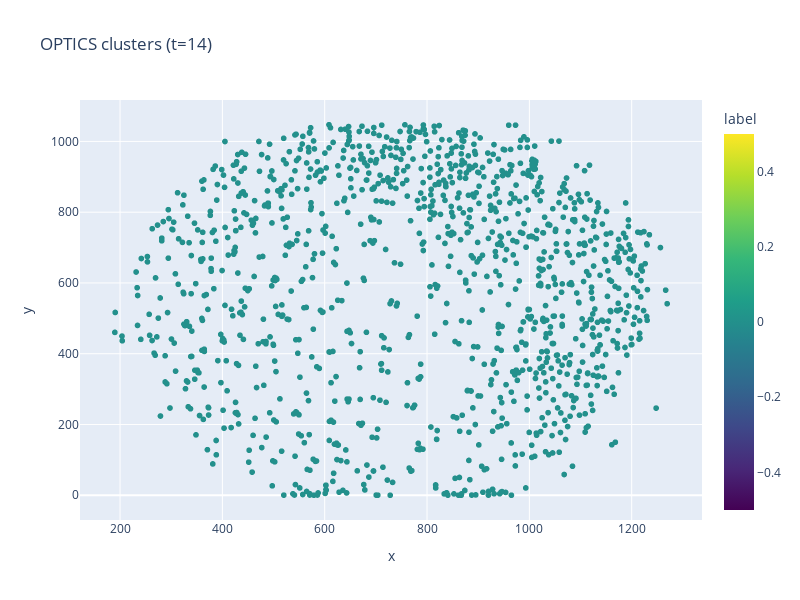

Notebook code for this chart:
### Code cell
import numpy as np
import pandas as pd
import plotly.express as px
from sklearn.cluster import OPTICS, cluster_optics_dbscan

# pull data for a single timepoint
t_ind = 14
t_df = nucleus_df.loc[nucleus_df["t"] == t_ind].copy()

# convert angles to radians for haversine distance
U = t_df[["theta", "phi"]].to_numpy()
U_rad = np.radians(U)

# ------------------------------------------------------------
# OPTICS clustering on the sphere (haversine metric)
# ------------------------------------------------------------
# max_eps sets the largest neighborhood considered.
# Smaller => restricts to finer density scales.
# xi controls how sharp a valley in reachability must be
# to define a separate cluster (larger => fewer clusters).

optics_model = OPTICS(
    min_samples=25,
    max_eps=np.deg2rad(20),   # maximum angular neighborhood
    metric="haversine",
    xi=0.1,                  # steepness threshold for cluster detection
    min_cluster_size=30,
    cluster_method="xi",
    n_jobs=-1,
)

optics_model.fit(U_rad)

# Extract DBSCAN-like labels at an angular epsilon of ~0.5°
eps_rad = np.deg2rad(0.5)
labels = cluster_optics_dbscan(
    reachability=optics_model.reachability_,
    core_distances=optics_model.core_distances_,
    ordering=optics_model.ordering_,
    eps=eps_rad,
)

# ------------------------------------------------------------
# Plot results
# ------------------------------------------------------------
t_df["label"] = labels
fig = px.scatter(
    t_df, x="x", y="y", color="label",
    color_continuous_scale="Viridis",
    title=f"OPTICS clusters (t={t_ind})"
)
fig.update_layout(width=800, height=600)
fig.show()

### Figure 1 — Plotly figure (JSON) as saved in the notebook; plotly's stock layout.template omitted (floating-point values rounded to 4 significant figures; data arrays with more than 128 entries replaced by an {"elided": "..."} marker saying what was removed)
{"data": [{"hovertemplate": "x=%{x}<br>y=%{y}<br>label=%{marker.color}<extra></extra>", "legendgroup": "", "marker": {"color": {"elided": "1263 int values"}, "coloraxis": "coloraxis", "symbol": "circle"}, "mode": "markers", "name": "", "showlegend": false, "type": "scattergl", "x": {"elided": "1263 float values"}, "xaxis": "x", "y": {"elided": "1263 float values"}, "yaxis": "y"}], "layout": {"coloraxis": {"colorbar": {"title": {"text": "label"}}, "colorscale": [[0, "#440154"], [0.1111, "#482878"], [0.2222, "#3e4989"], [0.3333, "#31688e"], [0.4444, "#26828e"], [0.5556, "#1f9e89"], [0.6667, "#35b779"], [0.7778, "#6ece58"], [0.8889, "#b5de2b"], [1, "#fde725"]]}, "height": 600, "legend": {"tracegroupgap": 0}, "title": {"text": "OPTICS clusters (t=14)"}, "width": 800, "xaxis": {"anchor": "y", "autorange": true, "domain": [0, 1], "range": [121.7, 1337.0], "title": {"text": "x"}, "type": "linear"}, "yaxis": {"anchor": "x", "autorange": true, "domain": [0, 1], "range": [-69.95, 1117.0], "title": {"text": "y"}, "type": "linear"}}}
